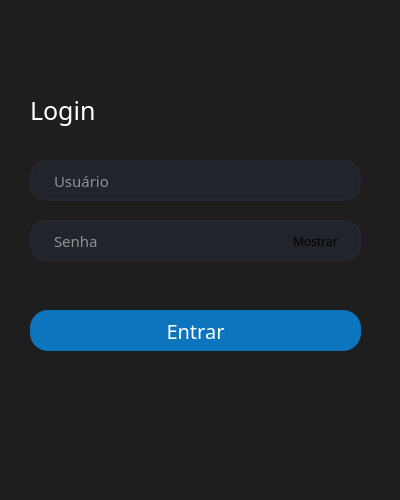
<?xml version="1.0" encoding="UTF-8"?>
<ui version="4.0">
 <class>loginPage</class>
 <widget class="QDialog" name="loginPage">
  <property name="geometry">
   <rect>
    <x>0</x>
    <y>0</y>
    <width>400</width>
    <height>500</height>
   </rect>
  </property>
  <property name="sizePolicy">
   <sizepolicy hsizetype="Preferred" vsizetype="Preferred">
    <horstretch>0</horstretch>
    <verstretch>0</verstretch>
   </sizepolicy>
  </property>
  <property name="minimumSize">
   <size>
    <width>400</width>
    <height>500</height>
   </size>
  </property>
  <property name="maximumSize">
   <size>
    <width>400</width>
    <height>500</height>
   </size>
  </property>
  <property name="windowTitle">
   <string>Formula Login</string>
  </property>
  <property name="styleSheet">
   <string notr="true">QDialog{
	background-color: rgba(30,30,30,255);
	border-radius:10px;
}</string>
  </property>
  <widget class="QLabel" name="LoginLabel">
   <property name="geometry">
    <rect>
     <x>30</x>
     <y>90</y>
     <width>331</width>
     <height>40</height>
    </rect>
   </property>
   <property name="layoutDirection">
    <enum>Qt::LayoutDirection::LeftToRight</enum>
   </property>
   <property name="styleSheet">
    <string notr="true">QLabel{
	font-family: Open Sans Light;
	font-size: 25px;
	color: #FFF;
	
}</string>
   </property>
   <property name="text">
    <string>Login</string>
   </property>
   <property name="alignment">
    <set>Qt::AlignmentFlag::AlignJustify|Qt::AlignmentFlag::AlignVCenter</set>
   </property>
  </widget>
  <widget class="QPushButton" name="LoginButton">
   <property name="geometry">
    <rect>
     <x>30</x>
     <y>310</y>
     <width>331</width>
     <height>41</height>
    </rect>
   </property>
   <property name="sizePolicy">
    <sizepolicy hsizetype="Preferred" vsizetype="Fixed">
     <horstretch>0</horstretch>
     <verstretch>0</verstretch>
    </sizepolicy>
   </property>
   <property name="styleSheet">
    <string notr="true">QPushButton{
	height: 30px;
	color: #FFF;
	border-radius: 18px;
	font-family: Open Sans Light;
	font-size: 20px;
	background-color: rgba(13,117,190,255);
    
}

QPushButton:hover {
	border-radius: 20px;
	background-color: rgb(85,150,190);
}

QPushButton:pressed {
	border-radius: 20px;
	background-color: rgb(28,81,115);
	
}</string>
   </property>
   <property name="text">
    <string>Entrar</string>
   </property>
  </widget>
  <widget class="QLineEdit" name="UsernameEditLine">
   <property name="geometry">
    <rect>
     <x>30</x>
     <y>160</y>
     <width>331</width>
     <height>41</height>
    </rect>
   </property>
   <property name="font">
    <font>
     <family>Open Sans 61</family>
     <pointsize>11</pointsize>
    </font>
   </property>
   <property name="styleSheet">
    <string notr="true">QLineEdit{
	font-family: Open Sans Light;
	border: 2px solid rgb(37, 39, 48);
	border-radius: 16px;
	color: #FFF;
	padding-left: 20px;
	padding-right: 20px; 
	background-color: rgb(34, 36, 44);
}

QLiteEdit:hover {
	border: 2px solid rgb(48, 50, 62);
}

QLiteEdit:focus {
	border: 2px solid rgb(85, 170, 255);
	background-color: rgb(43, 45, 56);
}
</string>
   </property>
   <property name="maxLength">
    <number>200</number>
   </property>
   <property name="placeholderText">
    <string>Usuário</string>
   </property>
   <property name="clearButtonEnabled">
    <bool>false</bool>
   </property>
  </widget>
  <widget class="QLineEdit" name="PasswordEditLine">
   <property name="geometry">
    <rect>
     <x>30</x>
     <y>220</y>
     <width>331</width>
     <height>41</height>
    </rect>
   </property>
   <property name="font">
    <font>
     <family>Open Sans 61</family>
     <pointsize>11</pointsize>
    </font>
   </property>
   <property name="styleSheet">
    <string notr="true">QLineEdit{
	font-family: Open Sans Light;
	border: 2px solid rgb(37, 39, 48);
	border-radius: 16px;
	color: #FFF;
	padding-left: 20px;
	padding-right: 20px; 
	background-color: rgb(34, 36, 44);
}

QLiteEdit:hover {
	border: 2px solid rgb(48, 50, 62);
}

QLiteEdit:focus {
	border: 2px solid rgb(85, 170, 255);
	background-color: rgb(43, 45, 56);
}
</string>
   </property>
   <property name="maxLength">
    <number>200</number>
   </property>
   <property name="echoMode">
    <enum>QLineEdit::EchoMode::Password</enum>
   </property>
   <property name="placeholderText">
    <string>Senha</string>
   </property>
   <property name="clearButtonEnabled">
    <bool>false</bool>
   </property>
  </widget>
  <widget class="QPushButton" name="MostrarPasswordButton">
   <property name="geometry">
    <rect>
     <x>280</x>
     <y>226</y>
     <width>71</width>
     <height>31</height>
    </rect>
   </property>
   <property name="styleSheet">
    <string notr="true">QPushButton{
	font-family: Open Sans Light;
	background: transparent;
	border: none;


}</string>
   </property>
   <property name="text">
    <string>Mostrar</string>
   </property>
  </widget>
 </widget>
 <resources/>
 <connections/>
</ui>
